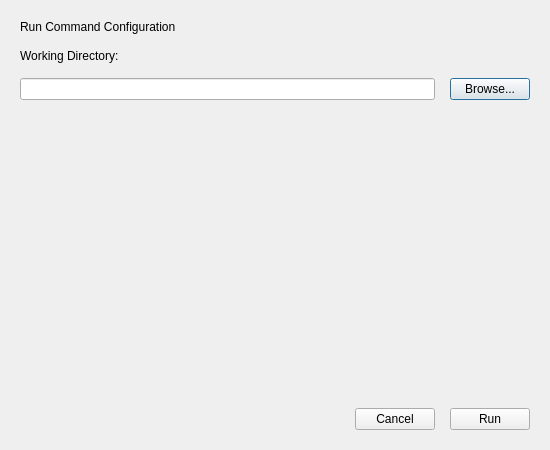
<?xml version="1.0" encoding="UTF-8"?>
<!-- Copyright (c) 2026 LosAngelous (shengjie.lin) -->

<ui version="4.0">
 <class>LosCommandArgsUi</class>
 <widget class="QDialog" name="LosCommandArgsUi">
  <property name="geometry">
   <rect>
    <x>0</x>
    <y>0</y>
    <width>550</width>
    <height>450</height>
   </rect>
  </property>
  <layout class="QVBoxLayout" name="verticalLayout">
   <property name="spacing">
    <number>15</number>
   </property>
   <property name="leftMargin">
    <number>20</number>
   </property>
   <property name="topMargin">
    <number>20</number>
   </property>
   <property name="rightMargin">
    <number>20</number>
   </property>
   <property name="bottomMargin">
    <number>20</number>
   </property>
   <item>
    <widget class="QLabel" name="label_title">
     <property name="text">
      <string>Run Command Configuration</string>
     </property>
    </widget>
   </item>
   <item>
    <widget class="QLabel" name="label_dir">
     <property name="text">
      <string>Working Directory:</string>
     </property>
    </widget>
   </item>
   <item>
    <layout class="QHBoxLayout" name="horizontalLayout_dir">
     <item>
      <widget class="QLineEdit" name="L_dirEdit"/>
     </item>
     <item>
      <widget class="QPushButton" name="btn_browse">
       <property name="cursor">
        <cursorShape>PointingHandCursor</cursorShape>
       </property>
       <property name="text">
        <string>Browse...</string>
       </property>
      </widget>
     </item>
    </layout>
   </item>
   <item>
    <widget class="QScrollArea" name="scrollArea">
     <property name="frameShape">
      <enum>QFrame::NoFrame</enum>
     </property>
     <property name="widgetResizable">
      <bool>true</bool>
     </property>
     <widget class="QWidget" name="scrollAreaWidgetContents">
      <property name="geometry">
       <rect>
        <x>0</x>
        <y>0</y>
        <width>510</width>
        <height>208</height>
       </rect>
      </property>
      <layout class="QVBoxLayout" name="L_dynamicParamsLayout">
       <property name="leftMargin">
        <number>0</number>
       </property>
       <property name="topMargin">
        <number>10</number>
       </property>
       <property name="rightMargin">
        <number>0</number>
       </property>
       <property name="bottomMargin">
        <number>10</number>
       </property>
      </layout>
     </widget>
    </widget>
   </item>
   <item>
    <layout class="QHBoxLayout" name="horizontalLayout_bottom">
     <item>
      <spacer name="horizontalSpacer">
       <property name="orientation">
        <enum>Qt::Horizontal</enum>
       </property>
       <property name="sizeHint" stdset="0">
        <size>
         <width>40</width>
         <height>20</height>
        </size>
       </property>
      </spacer>
     </item>
     <item>
      <widget class="QPushButton" name="btn_cancel">
       <property name="cursor">
        <cursorShape>PointingHandCursor</cursorShape>
       </property>
       <property name="text">
        <string>Cancel</string>
       </property>
      </widget>
     </item>
     <item>
      <widget class="QPushButton" name="btn_run">
       <property name="cursor">
        <cursorShape>PointingHandCursor</cursorShape>
       </property>
       <property name="text">
        <string>Run</string>
       </property>
      </widget>
     </item>
    </layout>
   </item>
  </layout>
 </widget>
 <resources/>
 <connections/>
</ui>
